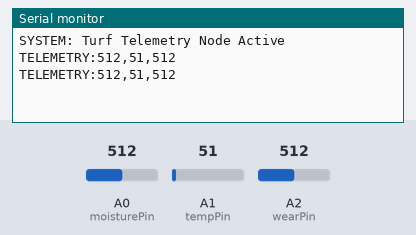
A sketch run on a simulated Arduino Uno, built with avr-gcc and run on an emulated ATmega328P. Shown: the last lines printed to the serial monitor. The test bench sets the inputs (shaded band); at power-on: A1 (tempPin) = 51, A0 (moisturePin) = 512, A2 (wearPin) = 512.

Above: at 2.2 s.
2.3 s: A1 (tempPin) set to 61
At 3.5 s:
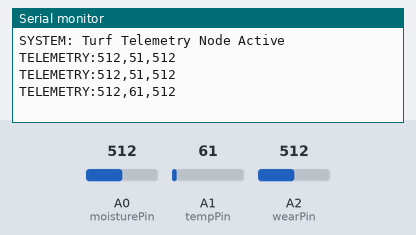
3.8 s: A0 (moisturePin) set to 716
At 4.8 s:
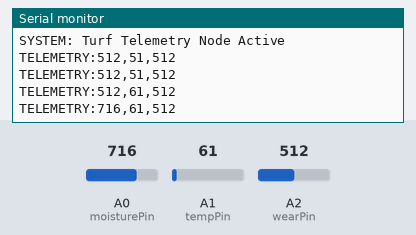
5.3 s: A2 (wearPin) set to 716
At 6.6 s:
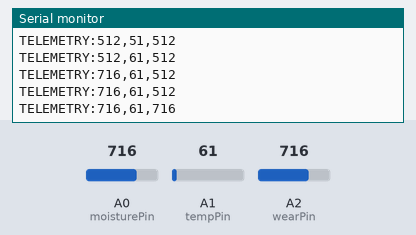
6.8 s: A1 (tempPin) set to 71
At 7.8 s:
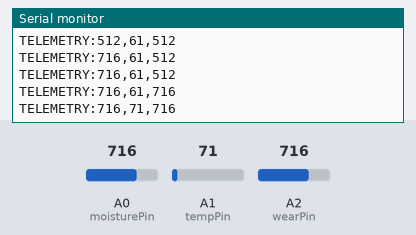
8.3 s: A0 (moisturePin) set to 900
At 9.5 s:
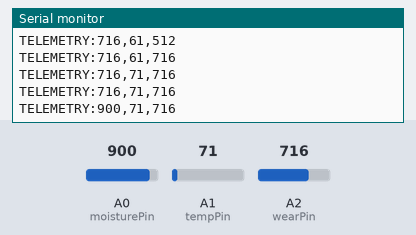
9.8 s: A2 (wearPin) set to 900
At 10.8 s:
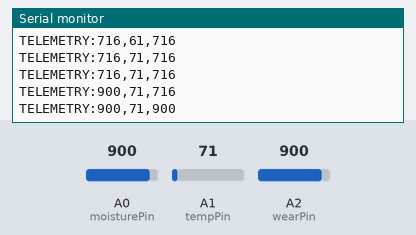
Timing chart, 0 to 12.3 s (numbered marks = the images above; inputs shaded):
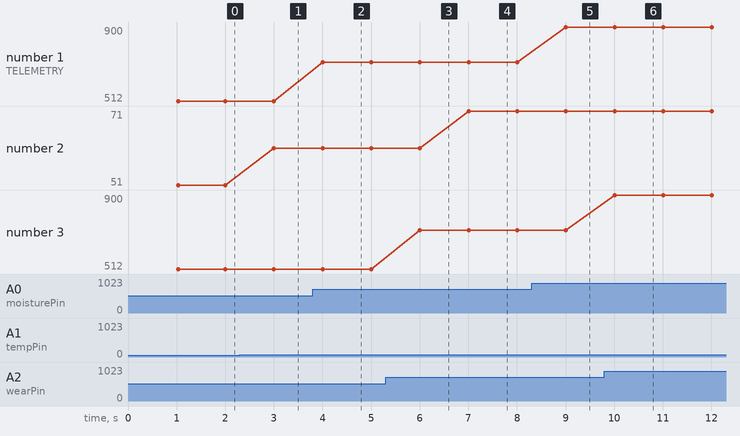

Measured:
- after the input at 2.3 s, the serial monitor: prints a new line after 0.70 s (image 1)
- after the input at 3.8 s, the serial monitor: prints a new line after 0.20 s (image 2)
- after the input at 5.3 s, the serial monitor: prints a new line after 0.71 s (image 3)
- after the input at 6.8 s, the serial monitor: prints a new line after 0.21 s (image 4)
- after the input at 8.3 s, the serial monitor: prints a new line after 0.71 s (image 5)
- after the input at 9.8 s, the serial monitor: prints a new line after 0.21 s (image 6)
- plotted number 1: 512 → 716 after the input at 3.8 s, 716 → 900 after the input at 8.3 s
- plotted number 2: 51 → 61 after the input at 2.3 s, 61 → 71 after the input at 6.8 s

The sketch:

turf_sensor_node.ino
```cpp
const int moisturePin = A0;
const int tempPin = A1;
const int wearPin = A2;

void setup() {
  Serial.begin(9600);


  delay(1000);
  Serial.println("SYSTEM: Turf Telemetry Node Active");
}

void loop() {

  int moisture = analogRead(moisturePin);
  int temp = analogRead(tempPin);
  int wear = analogRead(wearPin);


  Serial.print("TELEMETRY:");
  Serial.print(moisture);
  Serial.print(",");
  Serial.print(temp);
  Serial.print(",");
  Serial.println(wear);


  delay(1000);
}
```
